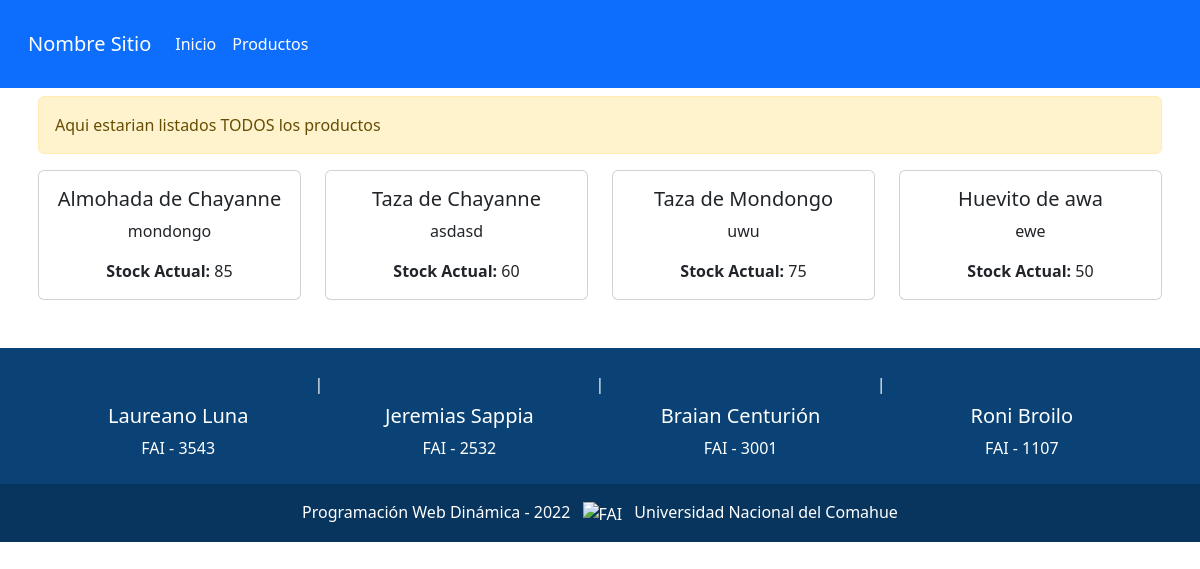
/Vista/Home/productos.php, run on an earlier commit of the app's database.
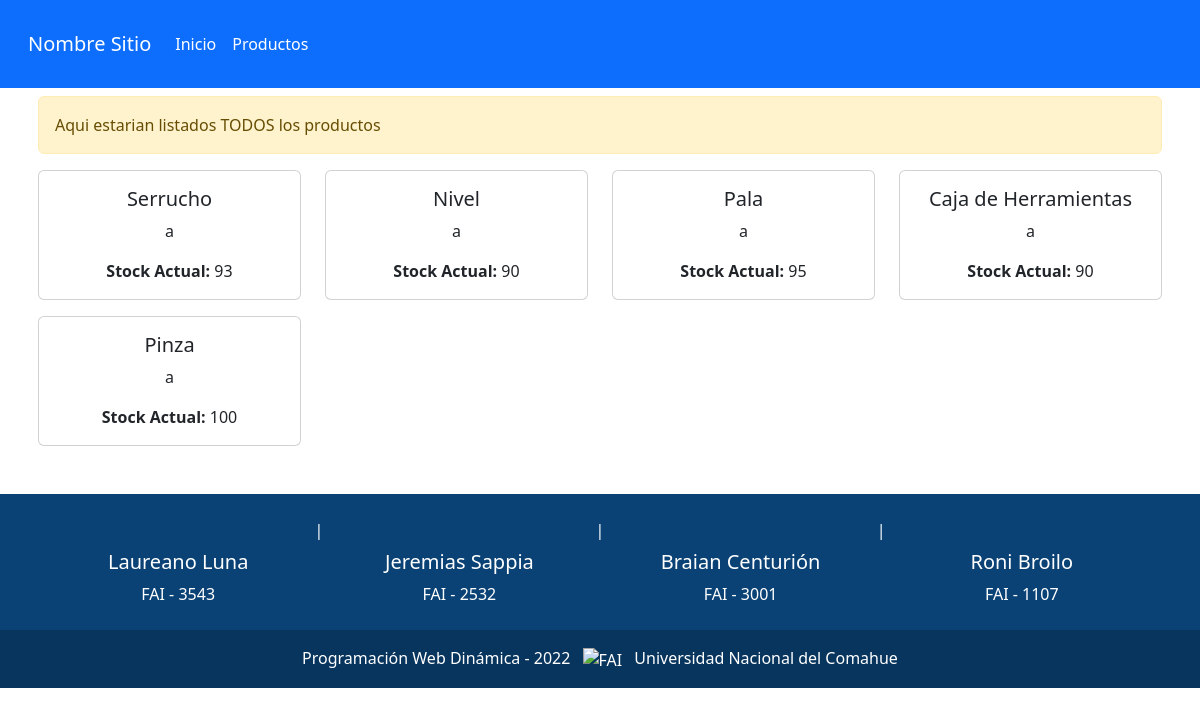
And on a later commit of the database.
### tables this page shows
CREATE TABLE `producto` (
  `idproducto` bigint(20) NOT NULL,
  `pronombre` varchar(50) NOT NULL,
  `prodetalle` varchar(512) NOT NULL,
  `procantstock` int(11) NOT NULL,
  `precio` int(11) NOT NULL,
  `prodeshabilitado` timestamp NULL DEFAULT current_timestamp(),
  `imagen` varchar(50) NOT NULL
);

### Modelo/conector/BaseDatos.php (called while the page is built, shortened)
<?php
class BaseDatos extends PDO {
private $indice;
private $resultado;
public function __construct() {
    $this->indice = 0;
}
private function setIndice($valor) {
    $this->indice = $valor;
}
private function getIndice() {
    return $this->indice;
}
private function setResultado($valor) {
    $this->resultado = $valor;
}
private function getResultado() {
    return $this->resultado;
}
public function Ejecutar($sql) {
    if (stristr($sql, "select")) {
        $resp =  $this->EjecutarSelect($sql);
    }
    return $resp;
}
private function EjecutarSelect($sql) {
    $cant = -1;
    $resultado = parent::query($sql);
    if (!$resultado) {
        $this->analizarDebug();
    } else {
        $arregloResult = $resultado->fetchAll();
        $cant = count($arregloResult);
    }
    return $cant;
}
public function Registro() {
    $filaActual = false;
    $indiceActual = $this->getIndice();
    if ($indiceActual >= 0) {
        $filas = $this->getResultado();
        if ($indiceActual < count($filas)) {
            $filaActual =  $filas[$indiceActual];
        } else {
            $this->setIndice(-1);
        }
    }
    return $filaActual;
}
}
?>

### Modelo/producto.php (called while the page is built, shortened)
<?php
class producto extends BaseDatos
{
    private $pronombre;
    private $prodetalle;
    private $procantstock;
    public function __construct()
    {
        $this->pronombre="";
        $this->prodetalle="";
        $this->procantstock="";
    }
    public function listar($parametro="")
    {
        $arreglo = array();
        $sql="SELECT * FROM producto ";
        if ($parametro!="") {
            $sql.='WHERE '.$parametro;
        }
        $res = $this->Ejecutar($sql);
        if ($res>-1) {
            if ($res>0) {
                while ($row = $this->Registro()) {
                    $producto = new producto();
                    $producto->setear($row['idproducto'], $row['pronombre'], $row['prodetalle'], $row['procantstock'], $row['precio'], $row['prodeshabilitado'], $row['imagen']);
                    array_push($arreglo, $producto);
                }
            }
        } else {
            $this->setMensajeOperacion("producto->listar: ".$this->getError());
        }
        return $arreglo;
    }
    public function setID($idproducto)
    {
        return $this;
    }
    public function getProNombre()
    {
        return $this->pronombre;
    }
    public function setProNombre($pronombre)
    {
        $this->pronombre = $pronombre;
        return $this;
    }
    public function getProDetalle()
    {
        return $this->prodetalle;
    }
    public function setProDetalle($prodetalle)
    {
        $this->prodetalle = $prodetalle;
        return $this;
    }
    public function getProCantStock()
    {
        return $this->procantstock;
    }
    public function setProCantStock($procantstock)
    {
        $this->procantstock = $procantstock;
        return $this;
    }
    public function setPrecio($precio)
    {
        return $this;
    }
    public function setProDeshabilitado($prodeshabilitado)
    {
        return $this;
    }
    public function setImagen($imagen)
    {
        return $this;
    }
}

### Control/abmProducto.php (called while the page is built, shortened)
<?php
class abmProducto
{
    public function buscarConStock(){
        $objProducto = new producto();
        $arreglo = $objProducto->listar('procantstock > 0');
        return $arreglo;
    }
}

### Vista/Home/productos.php (the view, shortened to what this page needs)
<?php
include_once '../Estructura/cabecera.php';
$abmProductos = new abmProducto();
$listaProductos = $abmProductos->buscarConStock();
?>
<div class="container p-2">
    <div class="alert alert-warning" role="alert">
        Aqui estarian listados TODOS los productos
    </div>
    <?php
    if ($listaProductos <> null) {
    ?>
        <div class="row">
            <?php foreach ($listaProductos as $productoActual) {
            ?>
                <div class="col-sm-3 pb-3">
                    <div class="card">
                        <div class="card-body text-center">
                            <h5 class="card-title"><?php echo $productoActual->getProNombre(); ?></h5>
                            <p class="card-text"><?php echo $productoActual->getProDetalle(); ?></p>
                            <p class="card-text"><b>Stock Actual:</b> <?php echo $productoActual->getProCantStock(); ?></p>
                        </div>
                    </div>
                </div>
            <?php } ?>
        </div>
    <?php } else { ?>
        <div class="alert alert-danger" role="alert">
            No hay stock de ningún producto, estamos en quiebra :(
        </div>
    <?php } ?>
</div>
<?php include_once '../Estructura/pie.php'; ?>

### Vista/Estructura/cabecera.php (shortened to what this page needs)
<!DOCTYPE html>
<html lang="es">
<head>
    <link rel="stylesheet" href="..\..\Utiles\bootstrap\css\bootstrap.min.css">
    <link rel="stylesheet" href="../../Utiles/validaciones.css">
</head>
<?php include_once("../../Vista/Estructura/menu.php") ?>

### Vista/Estructura/menu.php (shortened to what this page needs)
<nav class="navbar navbar-expand-lg navbar-dark bg-primary">
    <div class="container-fluid m-3">
        <a class="navbar-brand" href="#">Nombre Sitio</a>
        <div class="collapse navbar-collapse" id="navbarSupportedContent">
            <ul class="navbar-nav me-auto mb-2 mb-lg-0">
                <li class="nav-item">
                    <a class="nav-link active" aria-current="page" href="../Home/index.php">Inicio</a>
                </li>
                <li class="nav-item">
                    <a class="nav-link active" aria-current="page" href="../Home/productos.php">Productos</a>
                </li>
            </ul>
        </div>
    </div>
</nav>

### Vista/Estructura/pie.php
<section class="mt-4" style="user-select: none;">
    <footer class="text-center text-white" style="background-color: #0a4275;">
        <div class="container p-4 pb-2">
            <div class="row text-center">
                <div class="col">
                    <a href="https://github.com/LaureanoLuna" class="text-white"><h5><i class="fa-brands fa-github"></i></h5></a>
                    <h5>Laureano Luna</h5>
                    <p>FAI - 3543</p>
                </div> |
                <div class="col">
                    <a href="https://github.com/sappiajeremias" class="text-white"><h5><i class="fa-brands fa-github"></i></h5></a>
                    <h5>Jeremias Sappia</h5>
                    <p>FAI - 2532</p>
                </div> |
                <div class="col">
                    <a href="https://github.com/BraianCenturion2001" class="text-white"><h5><i class="fa-brands fa-github"></i></h5></a>
                    <h5>Braian Centurión</h5>
                    <p>FAI - 3001</p>
                </div> |
                <div class="col">
                    <a href="https://github.com/RoniBroilo" class="text-white"><h5><i class="fa-brands fa-github"></i></h5></a>
                    <h5>Roni Broilo</h5>
                    <p>FAI - 1107</p>
                </div>
            </div>
        </div>
        <div class="text-center p-3" style="background-color: rgba(0, 0, 0, 0.2);">
            Programación Web Dinámica - 2022 <img src="../img/logo.png" class="mx-2" alt="FAI" title="FAI" width="40" height="40"> Universidad Nacional del Comahue
        </div>
    </footer>
</section>
</body>
</html>

What changed in the data, as far as the page shows it:
removed producto: pronombre "Taza de Chayanne", prodetalle "asdasd", procantstock "60"
removed producto: pronombre "Taza de Mondongo", prodetalle "uwu", procantstock "75"
removed producto: pronombre "Huevito de awa", prodetalle "ewe", procantstock "50"
changed producto: pronombre "Almohada de Chayanne" → "Serrucho"; prodetalle "mondongo" → "a"; procantstock "85" → "93"
added producto: pronombre "Nivel", prodetalle "a", procantstock "90"
added producto: pronombre "Pala", prodetalle "a", procantstock "95"
added producto: pronombre "Caja de Herramientas", prodetalle "a", procantstock "90"
added producto: pronombre "Pinza", prodetalle "a", procantstock "100"
